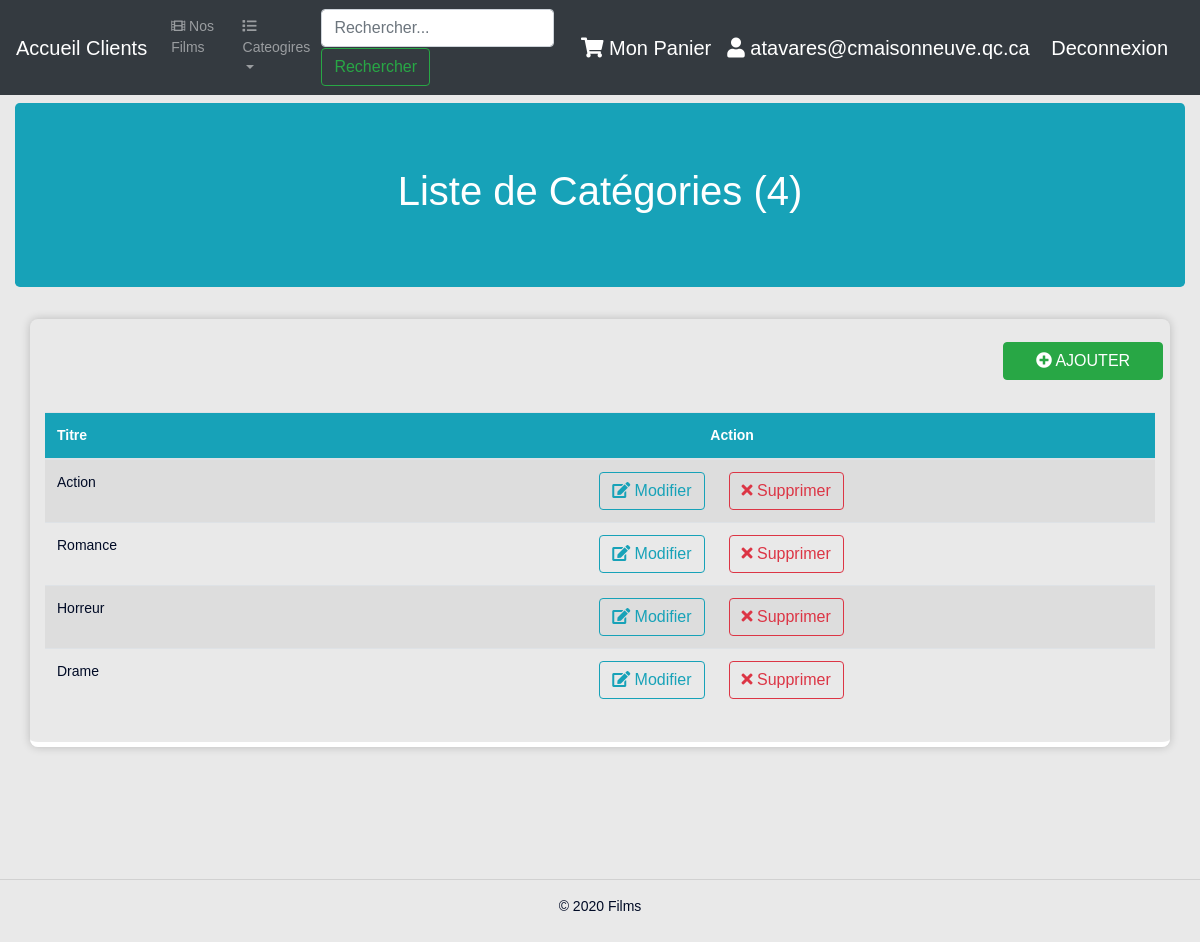
/viewsfilms/admin/allCategories.php (signed in), run on the app's committed database.
### tables this page shows
CREATE TABLE IF NOT EXISTS `categories` (
  `id` int(11) UNSIGNED NOT NULL AUTO_INCREMENT,
  `titre` varchar(255) DEFAULT NULL,
  `slug` varchar(255) DEFAULT NULL,
  `created_at` timestamp NULL DEFAULT current_timestamp(),
  `updated_at` timestamp NULL DEFAULT current_timestamp(),
  PRIMARY KEY (`id`)
);

### viewsfilms/admin/allCategories.php (the view, shortened to what this page needs)
<?php
  include("../includes/db.php");
?>
<!DOCTYPE html>
<html lang="en">
<head>
  <?php include_once("../includes/header.php"); ?>
  <link rel="stylesheet" href="../../css/table.css">
</head>
<body>
  <main role="main">
    <?php include_once("../includes/adminMenu.php"); ?>
    <div class="col pt-2">
      <div class="row justify-content-center ">
        <div class="col-12">
          <div class="jumbotron bg-info">
            <div class="row">
              <div class="col main pt-0">
                <h1 class=" d-none d-sm-block text-center text-white">
                  Liste de Catégories (<?php  echo count($categories); ?>)
                </h1>
              </div>
            </div>
          </div>
          <div class="container box">
            <div class="row mb-4">
              <div class="col-md-2 ml-auto">
                <a href="newCategory.php" class="btn btn-md btn-block btn-success text-uppercase m-2">
                  <i class="fa fa-plus-circle" aria-hidden="true"></i> Ajouter</a>
              </div>
            </div>
            <div class="row">
              <div class="col-12">
                <div class="table-responsive table-hover">
                  <table class="table table-striped">
                    <thead class="bg-info text-white">
                      <tr>
                        <th scope="col3">Titre</th>
                        <th colspan="2" scope="col3" class="text-center">Action</th>
                      </tr>
                    </thead>
                    <tbody>
                      <?php foreach($categories as $category) {?>
                      <tr>
                        <td><?php  echo $category['titre']; ?></td>
                        <td class="text-right">
                          <form method="post">
                            <a href="newCategory.php?edit=<?php echo $category["id"]; ?>" class="btn btn-outline-info">
                              <i class="fa fa-edit" aria-hidden="true"></i>
                              Modifier
                            </a>
                          </form>
                        </td>
                        <td>
                          <form method="post">
                            <button type="submit" name="deleteCategory" class="btn btn-outline-danger">
                              <i class="fa fa-times" aria-hidden="true"></i>
                              Supprimer
                            </button>
                          </form>
                        </td>
                      </tr>
                      <?php } ?>
                    </tbody>
                  </table>
                </div>
              </div>
            </div>
          </div>
        </div>
      </div>
    </div>
  </main>
  <?php include_once("../includes/footer.php");?>
</body>
</html>

### css/style.css (style rules this page uses)
body { height: 100%; width: 100%; background: #e9e9e9; font-family: 'Arimo', Arial, sans-serif; font-weight: 400; font-size: 14px; color: #010b26; }
.box { margin-bottom: 20px !important; padding: 15px !important; border-radius: 8px !important; -webkit-box-shadow: 0 0 10px 0 rgba(0, 0, 0, .2) !important; box-shadow: 0 0 10px 0 rgba(0, 0, 0, .2) !important; border-bottom: 5px solid #fff !important; }
* { -webkit-transition: 300ms; transition: 300ms; }
h1, h2, h3, h4, h5, p { font-weight: 400; }
a { text-decoration: none; color: inherit; }

### css/table.css (style rules this page uses)
.box { margin-bottom: 20px !important; padding: 15px !important; border-radius: 8px !important; -webkit-box-shadow: 0 0 10px 0 rgba(0, 0, 0, .2) !important; box-shadow: 0 0 10px 0 rgba(0, 0, 0, .2) !important; border-bottom: 5px solid #fff !important; }

### data on the page
categories: titre "Action"
categories: titre "Romance"
categories: titre "Horreur"
categories: titre "Drame"

### other printed values
$_SESSION["email"] "atavares@cmaisonneuve.qc.ca"
count($categories) "4"
